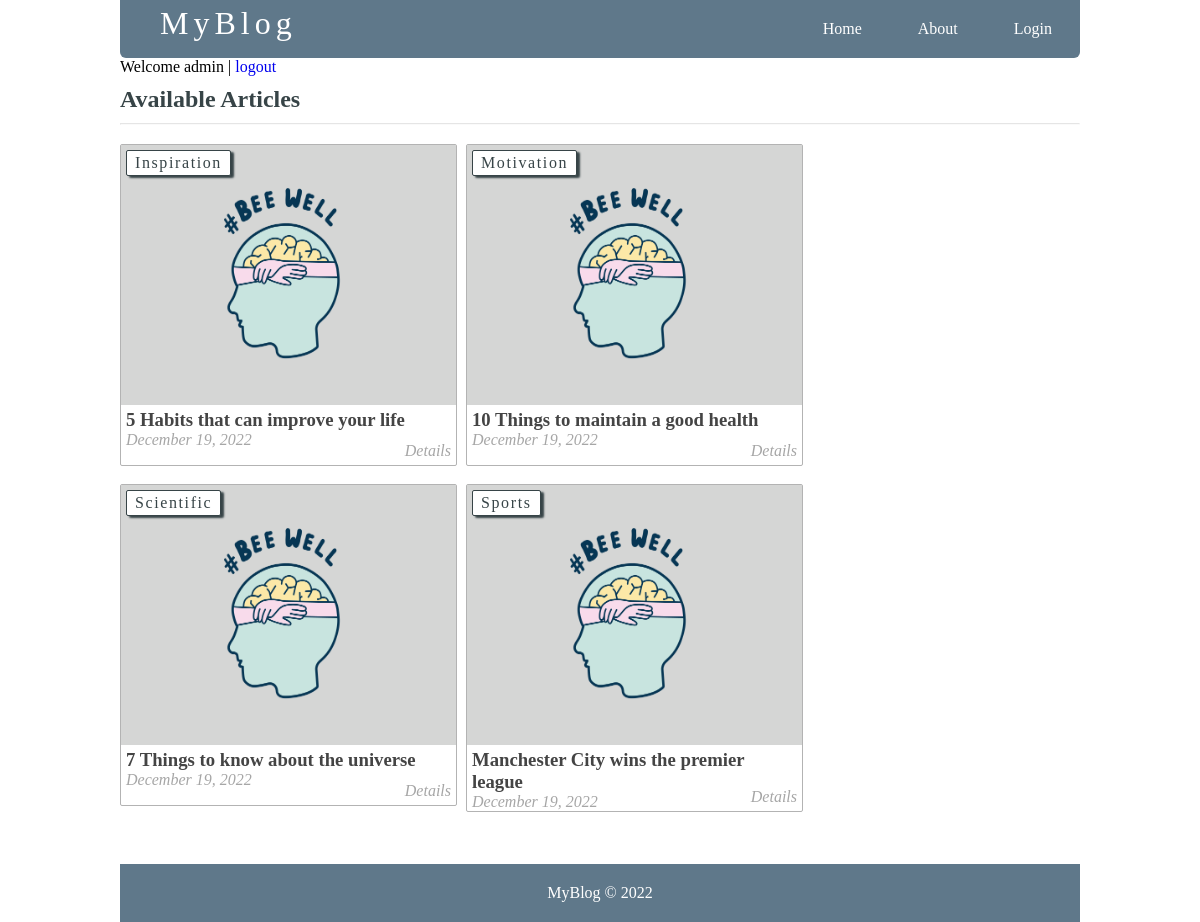
/index.php (signed in), run on the app's committed database.
### tables this page shows
CREATE TABLE `articles` (
  `id` int NOT NULL AUTO_INCREMENT,
  `user_id` int DEFAULT NULL,
  `title` varchar(255) NOT NULL,
  `holder` varchar(255) NOT NULL,
  `views` int NOT NULL DEFAULT '0',
  `image` varchar(255) NOT NULL,
  `body` text NOT NULL,
  `published` tinyint(1) NOT NULL,
  `created_at` timestamp NOT NULL DEFAULT CURRENT_TIMESTAMP ON UPDATE CURRENT_TIMESTAMP,
  `updated_at` timestamp NOT NULL DEFAULT '0000-00-00 00:00:00',
  PRIMARY KEY (`id`),
  UNIQUE KEY `slug` (`holder`),
  KEY `user_id` (`user_id`),
  CONSTRAINT `articles_ibfk_1` FOREIGN KEY (`user_id`) REFERENCES `users` (`id`)
);

CREATE TABLE `topics` (
  `id` int NOT NULL,
  `name` varchar(255) DEFAULT NULL,
  `topic_holder` varchar(255) DEFAULT NULL,
  PRIMARY KEY (`id`),
  UNIQUE KEY `topic_holder_UNIQUE` (`topic_holder`)
);

### functions.php (called while the page is built, shortened)
<?php
function getArticles() {
	global $conn;
	$sql = "SELECT * FROM articles WHERE published=true";
	$result = mysqli_query($conn, $sql);
	$articles = mysqli_fetch_all($result, MYSQLI_ASSOC);
    $final_articles = array();
    foreach ($articles as $articl) {
		$articl['topic'] = getTopic($articl['id']);
		array_push($final_articles, $articl);
	}
	return $final_articles;
}
function getTopic($articlId){
    global $conn;
    $sql = "SELECT * FROM topics WHERE id=
			(SELECT topic_id FROM posts WHERE article_id=$articlId) LIMIT 1";
	$result = mysqli_query($conn, $sql);
	$topic = mysqli_fetch_assoc($result);
	return $topic;
}
?>

### index.php (the view, shortened to what this page needs)
<?php require_once('connect.php') ?>
<?php require_once('functions.php') ?>
<!DOCTYPE html>
<html>
<head>
	<link rel="stylesheet" href="css/style.css">
</head>
<body>
	<div class="container">
    <div class="navbar">
			<div class="brand">
				<a href="index.php"><h1>MyBlog</h1></a>
			</div>
			<ul>
              <li><a class="active" href="index.php">Home</a></li>
			  <li><a href="about.php">About</a></li>
              <li><a href="login.php">Login</a></li>
			</ul>
		</div>
        <?php if (isset($_SESSION['user']['username'])) { ?>
	<div class="logged_in_info">
		<span>Welcome <?php echo $_SESSION['user']['username'] ?></span>
		|
		<span><a href="logout.php">logout</a></span>
	</div>
<?php } ?>
		<div class="content">
			<h2 class="content-title">Available Articles</h2>
			<hr>
			<?php $articles = getArticles(); ?>
            <?php foreach ($articles as $art): ?>
	<div class="post" style="margin-left: 0px;">
		<img src="<?php echo 'images/' . $art['image']; ?>" class="post_image" alt="">
        <?php if (isset($art['topic']['name'])): ?>
			<a
				href="<?php echo 'articleby_topic.php?topic=' . $art['topic']['id'] ?>"
				class="btn category">
				<?php echo $art['topic']['name'] ?>
			</a>
		<?php endif ?>
		<a href="single_article.php?post-slug=<?php echo $art['holder']; ?>">
			<div class="post_info">
				<h3><?php echo $art['title'] ?></h3>
				<div class="info">
					<span><?php echo date("F j, Y ", strtotime($art["created_at"])); ?></span>
					<span class="read_more">Details</span>
				</div>
			</div>
		</a>
	</div>
<?php endforeach ?>
		</div>
		<div class="footer">
			<p>MyBlog &copy; 2022</p>
		</div>
	</div>
</body>
</html>

### style.css (style rules this page uses)
* { margin: 0px; padding: 0px; }
html { height: 100%; box-sizing: border-box; }
body { position: relative; margin: 0; padding-bottom: 6rem; min-height: 100%; }
h1, h2, h3, h4, h5, h6 { color: #444; font-family: 'sans-serif', cursive; }
a { text-decoration: none; }
ul, ol { margin-left: 40px; }
hr { margin: 10px 0px; opacity: .25; }
.btn { color: white; background: #4E6166; text-align: center; border: none; border-radius: 5px; display: block; letter-spacing: .1em; margin: 10px 0px; padding: 13px 20px; text-decoration: none; font-family: cursive; }
.container { width: 80%; margin: 0px auto; }
.navbar { margin: 0 auto; overflow: hidden; background-color: #5f788a; border-radius: 0px 0px 6px 6px; }
.navbar ul { list-style-type: none; float: right; }
.navbar ul li { float: left; font-family: cursive; }
.navbar ul li a { display: block; color: white; text-align: center; padding: 20px 28px; text-decoration: none; }
.navbar .brand { float: left; padding-top: 5px; padding-left: 40px; }
.navbar .brand h1 { color: white; font-size: 2em; letter-spacing: 5px; font-weight: 100; font-family: cursive; }
.footer { position: absolute; right: 0; bottom: 0; left: 0; color: white; background-color: #5f788a; text-align: center; width: 80%; margin: 20px auto 0px; padding: 20px 0px; }
.content { margin: 5px auto; border-radius: 5px; min-height: 400px; }
.content:after { content: ""; display: block; clear: both; }
.content .content-title { margin: 10px 0px; color: #374447; font-family: 'sans-serif', cursive;; }
.content .post { width: 335px; margin: 9px; min-height: 320px; float: left; border-radius: 2px; border: 1px solid #b3b3b3; position: relative; }
.content .post .category { margin-top: 0px; padding: 3px 8px; color: #374447; background: white; display: inline-block; border-radius: 2px; border: 1px solid #374447; box-shadow: 3px 2px 2px; position: absolute; left: 5px; top: 5px; z-index: 3; }
.content .post .post_image { height: 260px; width: 100%; background-size: 100%; }
.content .post .post_image { width: 100%; height: 260px; }
.content .post .post_info { height: 100%; padding: 0px 5px; font-weight: 200; font-family: cursive; }
.content .post .post_info { color: #222; }
.content .post .post_info span { color: #A6A6A6; font-style: italic; }
.content .post .post_info span.read_more { position: absolute; right: 5px; bottom: 5px; }

### data on the page
articles: image (placeholder picture), title "5 Habits that can improve your life", created_at "December 19, 2022"
topics: name "Inspiration"
articles: image (placeholder picture), title "10 Things to maintain a good health", created_at "December 19, 2022"
topics: name "Motivation"
articles: image (placeholder picture), title "7 Things to know about the universe", created_at "December 19, 2022"
topics: name "Scientific"
articles: image (placeholder picture), title "Manchester City wins the premier league", created_at "December 19, 2022"
topics: name "Sports"

### other printed values
$_SESSION['user']['username'] "admin"
